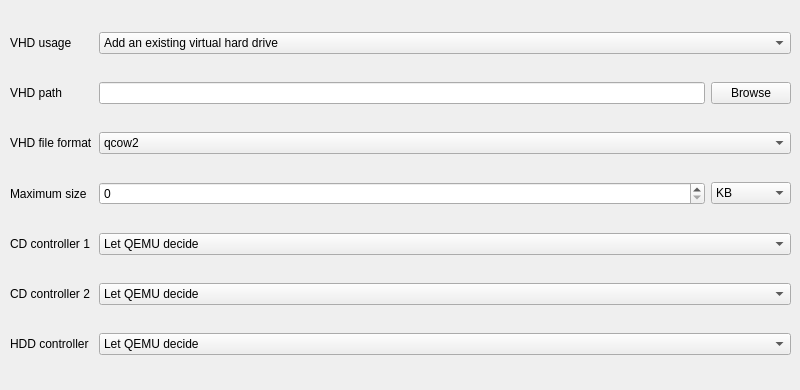
   <widget class="QWidget" name="tab_3">
    <attribute name="title">
     <string>Virtual hard disks</string>
    </attribute>
    <widget class="QWidget" name="gridLayoutWidget_2">
     <property name="geometry">
      <rect>
       <x>10</x>
       <y>10</y>
       <width>781</width>
       <height>371</height>
      </rect>
     </property>
     <layout class="QGridLayout" name="gridLayout_2">
      <item row="1" column="0">
       <widget class="QLabel" name="label_4">
        <property name="text">
         <string>VHD path</string>
        </property>
       </widget>
      </item>
      <item row="3" column="0">
       <widget class="QLabel" name="label_6">
        <property name="text">
         <string>Maximum size</string>
        </property>
       </widget>
      </item>
      <item row="5" column="0">
       <widget class="QLabel" name="label_72">
        <property name="text">
         <string>CD controller 2</string>
        </property>
       </widget>
      </item>
      <item row="5" column="1" colspan="2">
       <widget class="QComboBox" name="comboBox_45">
        <item>
         <property name="text">
          <string>Let QEMU decide</string>
         </property>
        </item>
        <item>
         <property name="text">
          <string>IDE</string>
         </property>
        </item>
        <item>
         <property name="text">
          <string>SCSI</string>
         </property>
        </item>
        <item>
         <property name="text">
          <string>Virtio</string>
         </property>
        </item>
       </widget>
      </item>
      <item row="0" column="1" colspan="2">
       <widget class="QComboBox" name="comboBox_2">
        <item>
         <property name="text">
          <string>Add an existing virtual hard drive</string>
         </property>
        </item>
        <item>
         <property name="text">
          <string>Create a new virtual hard drive</string>
         </property>
        </item>
        <item>
         <property name="text">
          <string>Don't add a virtual hard drive</string>
         </property>
        </item>
       </widget>
      </item>
      <item row="4" column="0">
       <widget class="QLabel" name="label_37">
        <property name="text">
         <string>CD controller 1</string>
        </property>
       </widget>
      </item>
      <item row="1" column="2">
       <widget class="QPushButton" name="pushButton_3">
        <property name="text">
         <string>Browse</string>
        </property>
       </widget>
      </item>
      <item row="4" column="1" colspan="2">
       <widget class="QComboBox" name="comboBox_44">
        <item>
         <property name="text">
          <string>Let QEMU decide</string>
         </property>
        </item>
        <item>
         <property name="text">
          <string>IDE</string>
         </property>
        </item>
        <item>
         <property name="text">
          <string>SCSI</string>
         </property>
        </item>
        <item>
         <property name="text">
          <string>Virtio</string>
         </property>
        </item>
       </widget>
      </item>
      <item row="0" column="0">
       <widget class="QLabel" name="label_3">
        <property name="text">
         <string>VHD usage</string>
        </property>
       </widget>
      </item>
      <item row="1" column="1">
       <widget class="QLineEdit" name="lineEdit_2"/>
      </item>
      <item row="2" column="0">
       <widget class="QLabel" name="label_5">
        <property name="text">
         <string>VHD file format</string>
        </property>
       </widget>
      </item>
      <item row="3" column="2">
       <widget class="QComboBox" name="comboBox_4">
        <item>
         <property name="text">
          <string>KB</string>
         </property>
        </item>
        <item>
         <property name="text">
          <string>MB</string>
         </property>
        </item>
        <item>
         <property name="text">
          <string>GB</string>
         </property>
        </item>
       </widget>
      </item>
      <item row="3" column="1">
       <widget class="QSpinBox" name="spinBox">
        <property name="maximum">
         <number>214748368</number>
        </property>
       </widget>
      </item>
      <item row="2" column="1" colspan="2">
       <widget class="QComboBox" name="comboBox_3">
        <item>
         <property name="text">
          <string>qcow2</string>
         </property>
        </item>
        <item>
         <property name="text">
          <string>qcow</string>
         </property>
        </item>
        <item>
         <property name="text">
          <string>vdi</string>
         </property>
        </item>
        <item>
         <property name="text">
          <string>raw</string>
         </property>
        </item>
        <item>
         <property name="text">
          <string>vhdx</string>
         </property>
        </item>
        <item>
         <property name="text">
          <string>vpc</string>
         </property>
        </item>
        <item>
         <property name="text">
          <string>vmdk</string>
         </property>
        </item>
        <item>
         <property name="text">
          <string>parallels</string>
         </property>
        </item>
        <item>
         <property name="text">
          <string>file</string>
         </property>
        </item>
       </widget>
      </item>
      <item row="6" column="0">
       <widget class="QLabel" name="label_73">
        <property name="text">
         <string>HDD controller</string>
        </property>
       </widget>
      </item>
      <item row="6" column="1" colspan="2">
       <widget class="QComboBox" name="comboBox_46">
        <item>
         <property name="text">
          <string>Let QEMU decide</string>
         </property>
        </item>
        <item>
         <property name="text">
          <string>IDE</string>
         </property>
        </item>
        <item>
         <property name="text">
          <string>VirtIO SCSI</string>
         </property>
        </item>
        <item>
         <property name="text">
          <string>AHCI</string>
         </property>
        </item>
       </widget>
      </item>
     </layout>
    </widget>
   </widget>
